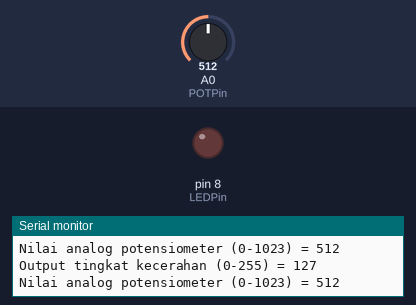
Bench run of a sketch on a simulated Arduino Uno, built with avr-gcc and run on an emulated ATmega328P. Shown: output pins drawn as LEDs (lit = HIGH), the last lines printed to the serial monitor. The test bench sets the inputs (shaded band); at power-on: A0 (POTPin) = 512.

Above: at 1.2 s.
1.3 s: A0 (POTPin) set to 532
At 2.1 s:
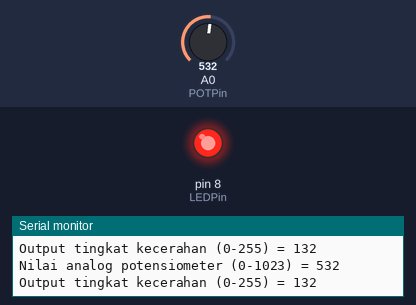
2.8 s: A0 (POTPin) set to 511
At 3.1 s:
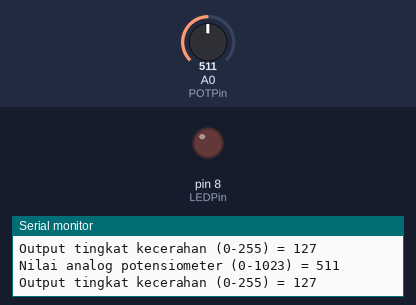
5.8 s: A0 (POTPin) set to 716
At 6.6 s:
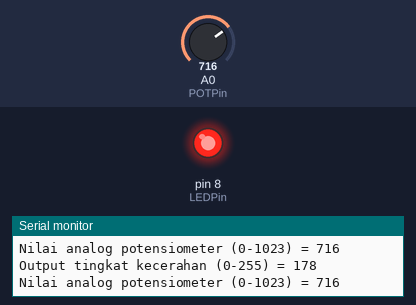
Timing chart, 0 to 8.8 s (numbered marks = the images above; inputs shaded):
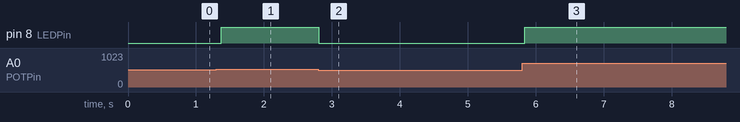

The sketch:

sketch.ino
```cpp
const int LEDPin = 8;
const int POTPin = A0;

int nilaiPotensiometer = 0;
int nilaiOutput = 0;

void setup() {
  Serial.begin(9600);
  pinMode(LEDPin, OUTPUT);
  pinMode(POTPin, INPUT);
}

void loop() {
  nilaiPotensiometer = analogRead(POTPin);

  nilaiOutput = map(nilaiPotensiometer, 0, 1023, 0, 255);
  analogWrite(LEDPin, nilaiOutput);

  Serial.print("\nNilai analog potensiometer (0-1023) = ");
  Serial.print(nilaiPotensiometer);
  Serial.print("\nOutput tingkat kecerahan (0-255) = ");
  Serial.print(nilaiOutput);

  delay(10);
}
```

Measured:
- the behaviour switches between 513 and 514 on A0 (POTPin) (found by bisection; images 0 and 1)
- after the input at 1.3 s, pin 8 (LEDPin): LOW → HIGH after 0.08 s
- after the input at 2.8 s, pin 8 (LEDPin): HIGH → LOW at once
- after the input at 5.8 s, pin 8 (LEDPin): LOW → HIGH at once
